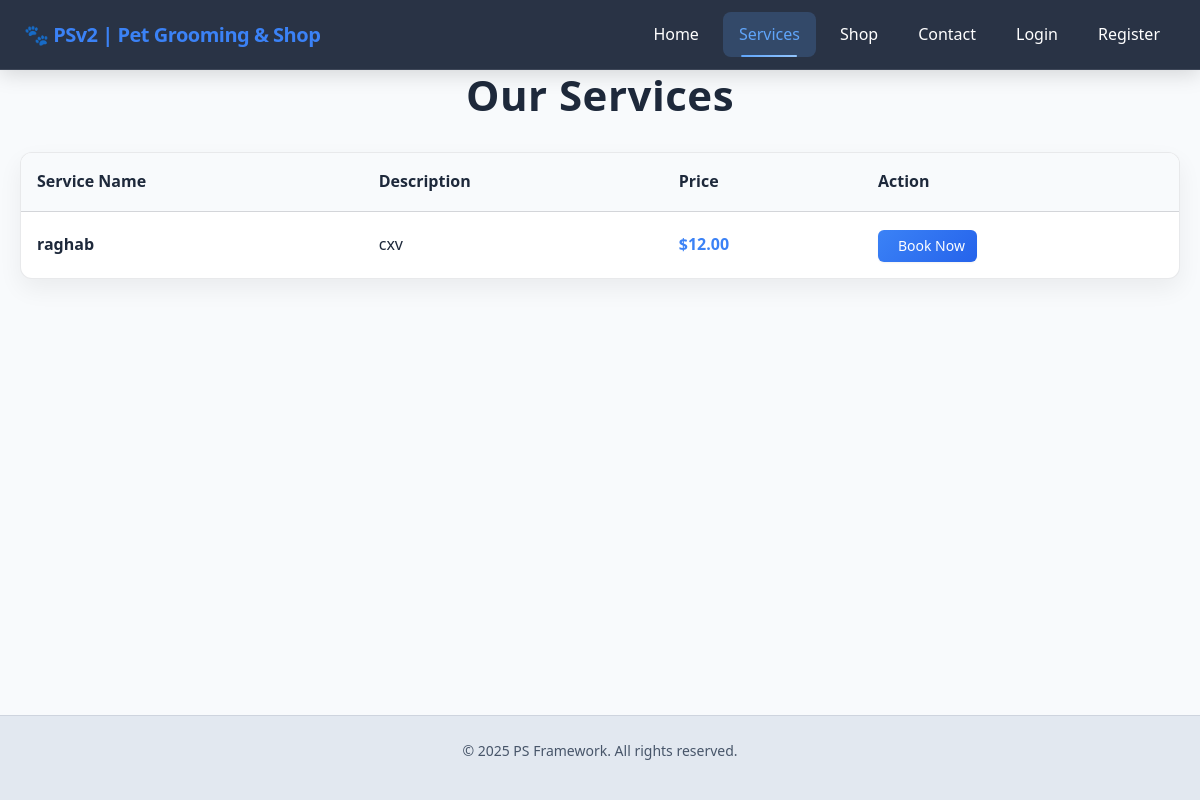
Page /services on the earlier database version.
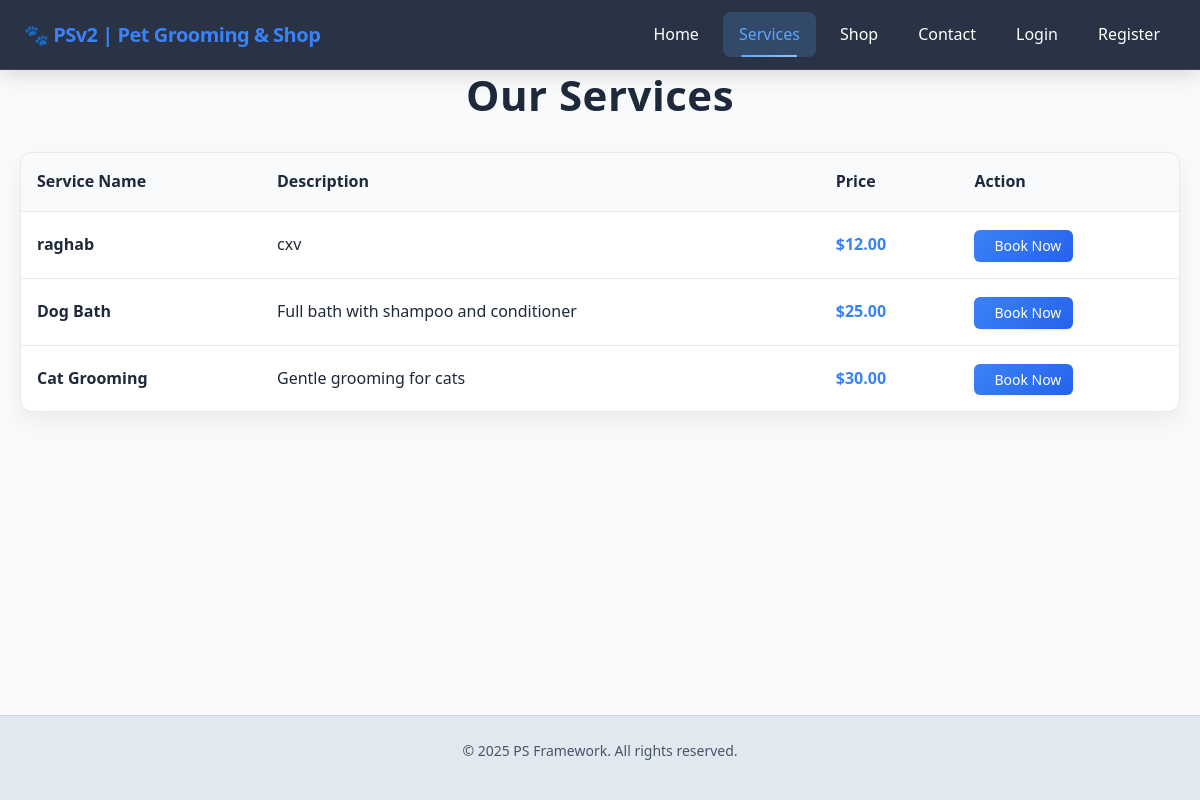
Same page on the later database version.
### app/models.py (models this page shows, shortened)
class Service(db.Model):
    id = db.Column(db.Integer, primary_key=True)
    name = db.Column(db.String(100), nullable=False)
    description = db.Column(db.Text)
    price = db.Column(db.Float)

### app/routes/services.py (the view)
@services_bp.route('/services')
def services_list():
    services = Service.query.all()
    return render_template('services.html', services=services)

### app/templates/services.html (shortened to what this page needs)
{% extends "base.html" %}
{% block content %}
<div class="page-header">
    <h1 class="page-title">Our Services</h1>
</div>
{% if services %}
    <div class="services-table">
        <table>
            <thead>
                <tr>
                    <th>Service Name</th>
                    <th>Description</th>
                    <th>Price</th>
                    <th>Action</th>
                </tr>
            </thead>
            <tbody>
                {% for service in services %}
                <tr>
                    <td><strong>{{ service.name }}</strong></td>
                    <td>
                        {% if service.description %}
                            {{ service.description }}
                        {% else %}
                            <em class="text-muted">No description available</em>
                        {% endif %}
                    </td>
                    <td class="price">
                        {% if service.price %}
                            ${{ "%.2f"|format(service.price) }}
                        {% else %}
                            <em class="text-muted">Contact for pricing</em>
                        {% endif %}
                    </td>
                    <td>
                        {% if current_user.is_authenticated and current_user.role == 'admin' %}
                            <span class="text-muted"><em>Admin account</em></span>
                        {% else %}
                            <a href="{{ url_for('bookings.new_booking', service_id=service.id) }}"
                               class="btn btn-primary btn-sm">
                                 Book Now
                            </a>
                        {% endif %}
                    </td>
                </tr>
                {% endfor %}
            </tbody>
        </table>
    </div>
{% else %}
    <div class="empty-state">
        <h2>No services available yet.</h2>
        <p>We're working on adding our service offerings. Please check back soon!</p>
    </div>
{% endif %}
{% endblock %}

### app/templates/base.html (shortened to what this page needs)
<!DOCTYPE html>
<html lang="en">
<head>
    <link rel="stylesheet" href="{{ url_for('static', filename='css/base.css') }}">
    <link rel="stylesheet" href="{{ url_for('static', filename='css/navbar.css') }}">
    <link rel="stylesheet" href="{{ url_for('static', filename='css/theme.css') }}">
</head>
<body>
    <nav class="navbar">
        <div class="nav-brand">
            <a href="/">🐾 PSv2 | Pet Grooming & Shop</a>
        </div>
        <ul class="nav-links" id="navLinks">
            <li><a href="/" class="{% if request.path == '/' %}active{% endif %}">Home</a></li>
            <li><a href="/services" class="{% if request.path == '/services' %}active{% endif %}">Services</a></li>
            <li><a href="{{ url_for('shop_bp.shop') }}" class="{% if request.path == url_for('shop_bp.shop') %}active{% endif %}">Shop</a></li>
            <li><a href="{{ url_for('contact_bp.contact') }}" class="{% if request.path == url_for('contact_bp.contact') %}active{% endif %}">Contact</a></li>
            {% if current_user.is_authenticated %}
                <li><span class="nav-greeting">Hi, {{ current_user.username }}</span></li>
                {% if current_user.role == 'customer' %}
                    <li><a href="{{ url_for('account.profile') }}" class="account-link {% if request.path.startswith('/account') %}active{% endif %}">My Account</a></li>
                    <li><a href="{{ url_for('bookings.all_bookings') }}" class="bookings-link {% if request.path.startswith('/bookings') %}active{% endif %}">My Bookings</a></li>
                {% endif %}
                {% if current_user.role == 'admin' %}
                    <li><a href="{{ url_for('admin.dashboard') }}" class="admin-link">Admin</a></li>
                {% endif %}
                <li><a href="{{ url_for('auth_bp.logout') }}" class="logout-link">Logout</a></li>
            {% else %}
                <li><a href="{{ url_for('auth_bp.login') }}" class="{% if request.path == url_for('auth_bp.login') %}active{% endif %}">Login</a></li>
                <li><a href="{{ url_for('auth_bp.register') }}" class="{% if request.path == url_for('auth_bp.register') %}active{% endif %}">Register</a></li>
            {% endif %}
        </ul>
    </nav>
    <main class="main">
        <div class="container">
            <div class="page-content">
                {% block content %}{% endblock %}
            </div>
        </div>
    </main>
    <footer class="footer">
        <div class="footer-content">
            <p>&copy; 2025 PS Framework. All rights reserved.</p>
        </div>
    </footer>
</body>
</html>

### app/static/css/base.css (style rules this page uses)
* { margin: 0; padding: 0; box-sizing: border-box; }
:root { --bg-primary: #0f172a; --bg-secondary: #1e293b; --text-primary: #f1f5f9; --text-secondary: #cbd5e1; --text-muted: #9ca3af; --accent: #93c5fd; --accent-hover: #60a5fa; --border: rgba(241, 245, 249, 0.1); --shadow: rgba(0, 0, 0, 0.25); --blur-bg: rgba(30, 41, 59, 0.9); --navbar-bg: rgba(30, 41, 59, 0.95); --brand-primary: #3b82f6; --brand-secondary: #1e40af; --brand-accent: #60a5fa; }
html { scroll-behavior: smooth; }
body { font-family: 'Segoe UI', Tahoma, Geneva, Verdana, sans-serif; background: var(--bg-primary); color: var(--text-primary); line-height: 1.6; min-height: 100vh; display: flex; flex-direction: column; }
h1, h2, h3, h4, h5, h6 { font-weight: 600; line-height: 1.2; margin-bottom: 0.5em; }
p { margin-bottom: 1em; }
a { color: var(--accent); text-decoration: none; transition: color 0.3s ease; }
.container { max-width: 1200px; margin: 0 auto; padding: 0 20px; }
.page-content { animation: fadeIn 0.6s ease-out; }
.btn { display: inline-block; padding: 12px 24px; font-weight: 500; text-align: center; border: none; border-radius: 8px; cursor: pointer; transition: all 0.3s ease; text-decoration: none; font-size: 16px; }
.btn-primary { background: var(--accent); color: white; }
.footer { background: var(--bg-secondary); border-top: 1px solid var(--border); padding: 24px; text-align: center; margin-top: auto; }
.footer-content { max-width: 1200px; margin: 0 auto; color: var(--text-secondary); font-size: 14px; }
@media (prefers-color-scheme: light) { :root { --bg-primary: #f8fafc; --bg-secondary: #e2e8f0; --text-primary: #1e293b; --text-secondary: #475569; --accent: #3b82f6; --accent-hover: #2563eb; --border: rgba(30, 41, 59, 0.1); --shadow: rgba(0, 0, 0, 0.1); --blur-bg: rgba(248, 250, 252, 0.8); } }

### app/static/css/navbar.css (style rules this page uses)
.navbar { position: fixed; top: 0; left: 0; right: 0; z-index: 1000; background: rgba(30, 41, 59, 0.95); backdrop-filter: blur(12px); border-bottom: 1px solid rgba(241, 245, 249, 0.1); box-shadow: 0 4px 20px rgba(0, 0, 0, 0.15); padding: 0 24px; height: 70px; display: flex; align-items: center; justify-content: space-between; transition: all 0.3s ease-in-out; }
.nav-brand { font-size: 20px; font-weight: 700; color: #ffffff; text-decoration: none; letter-spacing: -0.025em; transition: color 0.3s ease; display: flex; align-items: center; gap: 8px; }
.nav-links { display: flex; list-style: none; gap: 8px; margin: 0; padding: 0; }
.nav-links li { position: relative; }
.nav-links a { display: block; padding: 10px 16px; text-decoration: none; color: #ffffff; font-weight: 500; border-radius: 8px; transition: all 0.25s ease; position: relative; overflow: hidden; }
.nav-links a.active { color: #60a5fa; background: rgba(96, 165, 250, 0.2); position: relative; }
.nav-links a.active::after { content: ''; position: absolute; bottom: 0; left: 50%; transform: translateX(-50%); width: 60%; height: 2px; background: linear-gradient(90deg, #60a5fa, #93c5fd); border-radius: 1px; animation: underlineSlide 0.3s ease-out; }
.main { padding-top: 70px; transition: padding-top 0.3s ease-in-out; }

### app/templates/services.html (style rules this page uses)
.page-header { text-align: center; margin-bottom: 32px; }
.page-title { font-size: clamp(28px, 5vw, 42px); letter-spacing: 0.5px; margin: 0 0 12px; }
.services-table { background: linear-gradient(180deg, rgba(255,255,255,0.04), rgba(255,255,255,0.02)); border: 1px solid var(--border); border-radius: 12px; overflow: hidden; box-shadow: 0 10px 30px rgba(0,0,0,0.35); }
.services-table table { width: 100%; border-collapse: collapse; }
.services-table th, .services-table td { padding: 16px; text-align: left; border-bottom: 1px solid var(--border); }
.services-table th { background: rgba(255,255,255,0.05); font-weight: 600; color: var(--text); }
.services-table tr:last-child td { border-bottom: none; }
.price { font-weight: 600; color: var(--accent); }
@media (prefers-color-scheme: light) { .services-table, .empty-state { background: #fff; box-shadow: 0 10px 24px rgba(2,6,23,0.06); } }
@media (prefers-color-scheme: light) { .services-table th { background: #f8fafc; } }
.btn { display: inline-flex; align-items: center; gap: 0.5rem; padding: 0.5rem 1rem; border-radius: 6px; font-weight: 500; text-decoration: none; border: none; cursor: pointer; transition: all 0.2s; }
.btn-sm { padding: 0.375rem 0.75rem; font-size: 0.875rem; }
.btn-primary { background-color: var(--accent, #3b82f6); color: white; }

Differences in the rows shown:
added Service: name "Dog Bath", description "Full bath with shampoo and conditioner", price "25.00"
added Service: name "Cat Grooming", description "Gentle grooming for cats", price "30.00"
